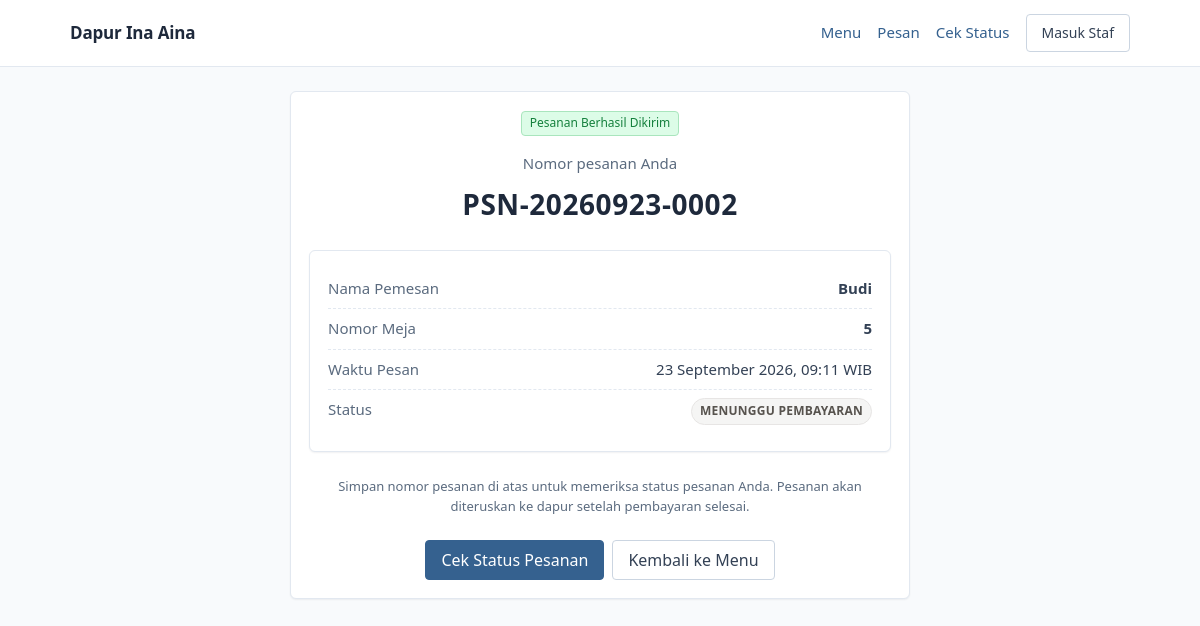
Screenshot of /pesan/diterima/PSN-20260923-0002/ with the database file from the repository.
### core/models.py (models this page shows, shortened)
class Pesanan(models.Model):
    ALUR_STATUS_VALID = {
        StatusPesanan.BARU: [
            StatusPesanan.DIBATALKAN,
        ],
        StatusPesanan.DIBAYAR: [
            StatusPesanan.DIPROSES,
            StatusPesanan.DIBATALKAN,
        ],
        StatusPesanan.DIPROSES: [
            StatusPesanan.SELESAI,
            StatusPesanan.DIBATALKAN,
        ],
        StatusPesanan.SELESAI: [],
        StatusPesanan.DIBATALKAN: [],
    }
    nomor_pesanan = models.CharField(max_length=20, unique=True, editable=False)
    pelanggan = models.ForeignKey(
        Pelanggan, on_delete=models.PROTECT, related_name="pesanan_list"
    )
    status = models.CharField(
        max_length=20, choices=StatusPesanan.choices, default=StatusPesanan.BARU
    )
    metode_dipilih = models.CharField(
        max_length=20,
        choices=MetodePembayaran.choices,
        default=MetodePembayaran.TUNAI,
    )
    dibuat_pada = models.DateTimeField(auto_now_add=True)
    diperbarui_pada = models.DateTimeField(auto_now=True)
    class Meta:
        db_table = "pesanan"
        verbose_name = "Pesanan"
        verbose_name_plural = "Pesanan"
        ordering = ["-dibuat_pada"]

class Pelanggan(models.Model):
    nama = models.CharField(max_length=100)
    nomor_meja = models.CharField(max_length=10)
    class Meta:
        db_table = "pelanggan"
        verbose_name = "Pelanggan"
        verbose_name_plural = "Pelanggan"

### core/views.py (the view)
class KonfirmasiPesananView(View):
    template_name = "pelanggan/konfirmasi_pesanan.html"
    def get(self, request, nomor):
        pesanan = get_object_or_404(
            Pesanan.objects.select_related("pelanggan"), nomor_pesanan=nomor
        )
        konteks = {
            "pesanan": pesanan,
            "judul_halaman": "Pesanan Diterima",
        }
        return render(request, self.template_name, konteks)

### core/autentikasi.py (called while the page is built)
def ambil_pengguna_sesi(request):
    id_pengguna = request.session.get(KUNCI_SESI)
    if not id_pengguna:
        return None
    return Pengguna.objects.filter(pk=id_pengguna, aktif=True).first()

### core/context_processors.py (called while the page is built)
def penanda_menu(request):
    nama_url = ""
    if request.resolver_match is not None:
        nama_url = request.resolver_match.url_name or ""
    return {"menu_aktif": PETA_MENU.get(nama_url, "")}

### templates/pelanggan/konfirmasi_pesanan.html (shortened to what this page needs)
{% extends "base.html" %}
{% block isi %}
  <div class="kartu mb-4" style="max-width: 620px; margin: 0 auto;">
    <div class="kartu-isi text-center">
      <span class="lencana lencana-stok--tersedia mb-3">Pesanan Berhasil Dikirim</span>
      <p class="teks-redup mb-2">Nomor pesanan Anda</p>
      <p class="judul mb-4" style="font-size: 1.75rem; letter-spacing: 0.02em;">
        {{ pesanan.nomor_pesanan }}
      </p>
      <div class="kartu kartu-isi text-start mb-4">
        <div class="ringkasan">
          <span class="ringkasan__label">Nama Pemesan</span>
          <span class="fw-semibold">{{ pesanan.pelanggan.nama }}</span>
        </div>
        <div class="ringkasan">
          <span class="ringkasan__label">Nomor Meja</span>
          <span class="fw-semibold">{{ pesanan.pelanggan.nomor_meja }}</span>
        </div>
        <div class="ringkasan">
          <span class="ringkasan__label">Waktu Pesan</span>
          <span>{{ pesanan.dibuat_pada|date:"d F Y, H:i" }} WIB</span>
        </div>
        <div class="ringkasan">
          <span class="ringkasan__label">Status</span>
          <span>{% include "komponen/lencana_status.html" with status=pesanan.status %}</span>
        </div>
      </div>
      <p class="teks-redup teks-kecil mb-4">
        Simpan nomor pesanan di atas untuk memeriksa status pesanan Anda.
        Pesanan akan diteruskan ke dapur setelah pembayaran selesai.
      </p>
      <div class="d-flex gap-2 justify-content-center flex-wrap">
        <a href="{% url 'core:cek_status' %}" class="btn btn-utama">
          Cek Status Pesanan
        </a>
        <a href="{% url 'core:beranda' %}" class="btn btn-garis">
          Kembali ke Menu
        </a>
      </div>
    </div>
  </div>
{% endblock %}

### static/css/app.css (style rules this page uses)
:root { --ina-aksen: #35618f; --ina-aksen-hover: #2b5182; --ina-aksen-lembut: #eaf2fa; --ina-halaman: #f8fafc; --ina-permukaan: #ffffff; --ina-garis: #e2e8f0; --ina-garis-tegas: #cbd5e1; --ina-teks: #334155; --ina-teks-redup: #5b6b7f; --ina-judul: #1e293b; --ina-sidebar: #1e293b; --ina-sidebar-teks: #cbd5e1; --ina-sidebar-aktif: #334155; --ina-sidebar-garis: #334155; --ina-baru-teks: #57534e; --ina-baru-latar: #f5f5f4; --ina-proses-teks: #9a4a00; --ina-proses-latar: #fdf0d5; --ina-selesai-teks: #0b6e75; --ina-selesai-latar: #d9f2f4; --ina-bayar-teks: #15803d; --ina-bayar-latar: #dcfce7; --ina-batal-teks: #b91c1c; --ina-batal-latar: #fee2e2; --ina-sukses-teks: #15803d; --ina-sukses-latar: #dcfce7; --ina-gagal-teks: #b91c1c; --ina-gagal-latar: #fee2e2; --ina-ingat-teks: #9a4a00; --ina-ingat-latar: #fdf0d5; --ina-radius: 6px; --ina-radius-kecil: 4px; --ina-bayang: 0 1px 2px rgba(15, 23, 42, 0.06); --ina-bayang-tinggi: 0 4px 12px rgba(15, 23, 42, 0.10); --ina-sidebar-lebar: 232px; --ina-tinggi-kontrol: 40px; }
body { background-color: var(--ina-halaman); color: var(--ina-teks); font-size: 0.9375rem; line-height: 1.55; font-family: system-ui, -apple-system, "Segoe UI", Roboto, "Helvetica Neue", Arial, sans-serif; }
h1, h2, h3, h4, h5, h6, .judul { color: var(--ina-judul); font-weight: 600; letter-spacing: -0.01em; }
a { color: var(--ina-aksen); text-decoration: none; }
.teks-redup { color: var(--ina-teks-redup); }
.teks-kecil { font-size: 0.8125rem; }
.btn { border-radius: var(--ina-radius-kecil); font-weight: 500; padding: 0.4375rem 0.9375rem; min-height: 38px; }
.btn-utama { background-color: var(--ina-aksen); border: 1px solid var(--ina-aksen); color: #ffffff; }
.btn-garis { background-color: var(--ina-permukaan); border: 1px solid var(--ina-garis-tegas); color: var(--ina-teks); }
.kartu { background-color: var(--ina-permukaan); border: 1px solid var(--ina-garis); border-radius: var(--ina-radius); box-shadow: var(--ina-bayang); }
.kartu-isi { padding: 1.125rem; }
.lencana { display: inline-block; padding: 0.125rem 0.5rem; border-radius: var(--ina-radius-kecil); font-size: 0.75rem; font-weight: 500; color: var(--ina-teks-redup); background-color: #f1f5f9; border: 1px solid var(--ina-garis); }
.lencana-stok--tersedia { color: var(--ina-bayar-teks); background-color: var(--ina-bayar-latar); border-color: #a9e5bd; }
.ringkasan { display: flex; justify-content: space-between; gap: 1rem; padding: 0.5rem 0; border-bottom: 1px dashed var(--ina-garis); }
.ringkasan:last-child { border-bottom: 0; }
.ringkasan__label { color: var(--ina-teks-redup); }
a { text-underline-offset: 2px; }
* { scrollbar-width: thin; scrollbar-color: #b6c2d1 var(--ina-halaman); }

### rows the page displays
Pesanan: nomor_pesanan "PSN-20260923-0002", pelanggan.nama "Budi", pelanggan.nomor_meja "5", dibuat_pada "23 September 2026, 09:11"
